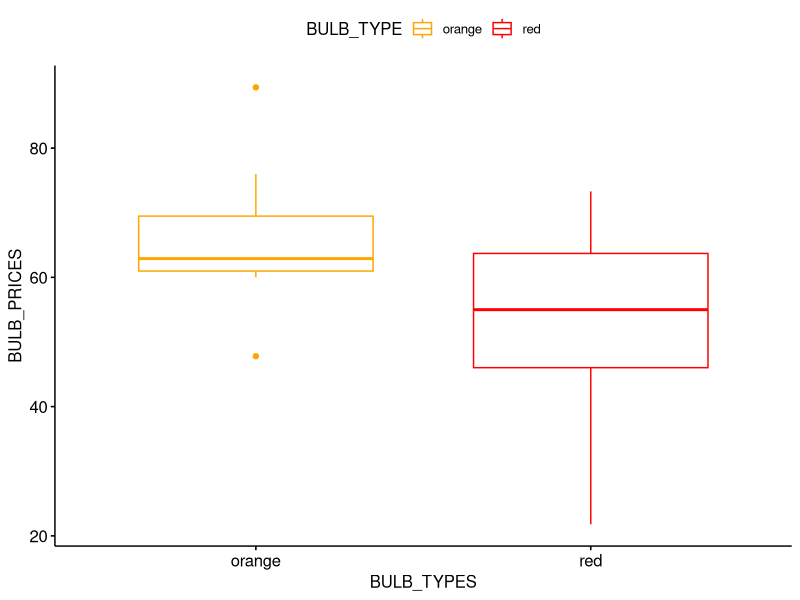

Source code (R):
# R program to illustrate
# Mann Whitney U Test

# Creating a small dataset
# Creating a vector of red bulb and orange prices
red_bulb <- c(38.9, 61.2, 73.3, 21.8, 63.4, 64.6, 48.4, 48.8)
orange_bulb <- c(47.8, 60, 63.4, 76, 89.4, 67.3, 61.3, 62.4)

# Passing them in the columns
BULB_PRICE = c(red_bulb, orange_bulb)
BULB_TYPE = rep(c("red", "orange"), each = 8)

# Now creating a dataframe 
DATASET <- data.frame(BULB_TYPE, BULB_PRICE, stringsAsFactors = TRUE)

# printing the dataframe
DATASET

# installing libraries to view summaries and
# boxplot of both orange and red color bulbs
install.packages("dplyr")
install.packages("ggpubr")

# Summary of the data

# loading the package
library(dplyr)
group_by(DATASET,BULB_TYPE) %>%
summarise(
	count = n(),
	median = median(BULB_PRICE, na.rm = TRUE),
	IQR = IQR(BULB_PRICE, na.rm = TRUE))

# loading package for boxplot
library("ggpubr")
ggboxplot(DATASET, x = "BULB_TYPE", y = "BULB_PRICE", 
		color = "BULB_TYPE", palette = c("#FFA500", "#FF0000"),
		ylab = "BULB_PRICES", xlab = "BULB_TYPES")

res <- wilcox.test(BULB_PRICE~ BULB_TYPE, 
				data = DATASET,
				exact = FALSE)
res

#Code by deepanshu
